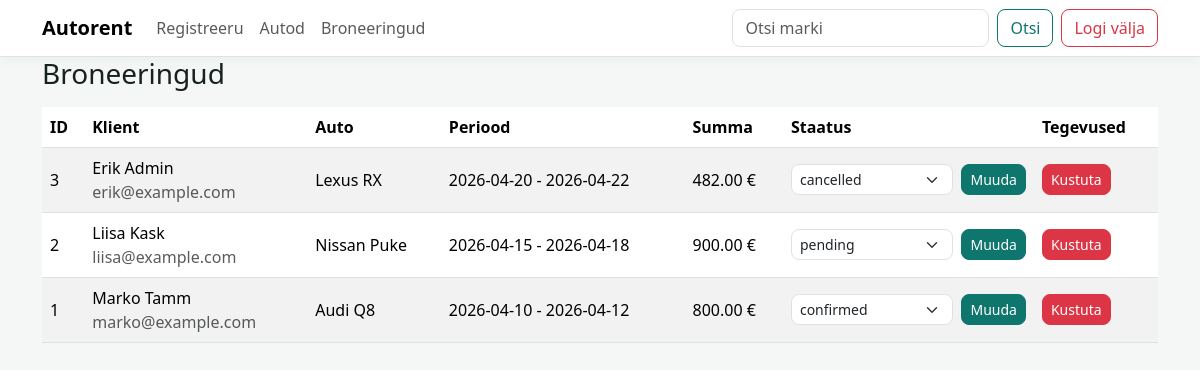
Page /admin/reservations.php (signed in) on the committed database.
### tables this page shows
CREATE TABLE `reservations` (
  `id` int(11) NOT NULL AUTO_INCREMENT,
  `user_id` int(11) NOT NULL,
  `car_id` int(11) NOT NULL,
  `start_date` date NOT NULL,
  `end_date` date NOT NULL,
  `total_price` decimal(10,2) NOT NULL,
  `status` enum('pending','confirmed','cancelled') NOT NULL DEFAULT 'pending',
  PRIMARY KEY (`id`),
  KEY `fk_reservations_user` (`user_id`),
  KEY `fk_reservations_car` (`car_id`),
  CONSTRAINT `fk_reservations_car` FOREIGN KEY (`car_id`) REFERENCES `cars` (`id`) ON DELETE CASCADE,
  CONSTRAINT `fk_reservations_user` FOREIGN KEY (`user_id`) REFERENCES `users` (`id`) ON DELETE CASCADE
);

CREATE TABLE `users` (
  `id` int(11) NOT NULL AUTO_INCREMENT,
  `role` enum('admin','user') NOT NULL DEFAULT 'user',
  `first_name` varchar(100) NOT NULL,
  `last_name` varchar(100) NOT NULL,
  `email` varchar(150) NOT NULL,
  `phone` varchar(50) NOT NULL,
  `password_hash` varchar(255) NOT NULL,
  `created_at` timestamp NULL DEFAULT current_timestamp(),
  PRIMARY KEY (`id`)
);

CREATE TABLE `cars` (
  `id` int(10) NOT NULL AUTO_INCREMENT,
  `mark` varchar(255) NOT NULL,
  `model` varchar(255) NOT NULL,
  `engine` varchar(255) NOT NULL,
  `fuel` varchar(255) NOT NULL,
  `price` int(4) NOT NULL,
  PRIMARY KEY (`id`)
);

### functions.php (called while the page is built, shortened)
<?php
function e($value) {
    return htmlspecialchars((string)$value, ENT_QUOTES, 'UTF-8');
}
?>

### admin/reservations.php (the view, shortened to what this page needs)
<?php
include('../config.php');
$sql = 'SELECT r.id, r.start_date, r.end_date, r.total_price, r.status,
               u.first_name, u.last_name, u.email,
               c.mark, c.model
        FROM reservations r
        JOIN users u ON r.user_id = u.id
        JOIN cars c ON r.car_id = c.id
        ORDER BY r.start_date DESC, r.id DESC';
$stmt = mysqli_prepare($yhendus, $sql);
mysqli_stmt_execute($stmt);
$reservations = mysqli_stmt_get_result($stmt);
?>
<?php include('../header.php'); ?>
<main class="container">
  <h1 class="h3 mb-3">Broneeringud</h1>
  <div class="table-responsive">
    <table class="table table-striped align-middle">
      <thead>
        <tr>
          <th>ID</th>
          <th>Klient</th>
          <th>Auto</th>
          <th>Periood</th>
          <th>Summa</th>
          <th>Staatus</th>
          <th>Tegevused</th>
        </tr>
      </thead>
      <tbody>
        <?php while ($reservation = mysqli_fetch_assoc($reservations)) { ?>
          <tr>
            <td><?php echo e($reservation['id']); ?></td>
            <td>
              <?php echo e($reservation['first_name'] . ' ' . $reservation['last_name']); ?><br>
              <span class="text-muted"><?php echo e($reservation['email']); ?></span>
            </td>
            <td><?php echo e($reservation['mark'] . ' ' . $reservation['model']); ?></td>
            <td><?php echo e($reservation['start_date']); ?> - <?php echo e($reservation['end_date']); ?></td>
            <td><?php echo e($reservation['total_price']); ?> €</td>
            <td>
              <form method="post" action="reservations.php" class="d-flex gap-2">
                <select name="status" class="form-select form-select-sm">
                  <?php foreach (['pending', 'confirmed', 'cancelled'] as $status) { ?>
                    <option value="<?php echo e($status); ?>" <?php echo $reservation['status'] === $status ? 'selected' : ''; ?>><?php echo e($status); ?></option>
                  <?php } ?>
                </select>
                <button class="btn btn-sm btn-primary" type="submit">Muuda</button>
              </form>
            </td>
            <td>
              <form method="post" action="reservations.php" onsubmit="return confirm('Kas kustutan broneeringu?');">
                <button class="btn btn-sm btn-danger" type="submit" name="delete" value="1">Kustuta</button>
              </form>
            </td>
          </tr>
        <?php } ?>
      </tbody>
    </table>
  </div>
</main>
  </body>
</html>

### style.css (style rules this page uses)
:root { --brand: #0f766e; --brand-dark: #134e4a; --brand-soft: #ccfbf1; --ink: #17221f; --muted: #66736f; --line: #dfe7e3; --page: #f4f7f5; }
body { background: var(--page); color: var(--ink); }
.btn-primary { background-color: var(--brand); border-color: var(--brand); }
.btn { border-radius: 8px; }
.form-control, .form-select { border-radius: 8px; }

### rows in the picture
reservations: id "3", user.last_name "Erik Admin", user.email "erik@example.com", car.model "Lexus RX", start_date "2026-04-20", end_date "2026-04-22", total_price "482.00"
reservations: id "2", user.last_name "Liisa Kask", user.email "liisa@example.com", car.model "Nissan Puke", start_date "2026-04-15", end_date "2026-04-18", total_price "900.00"
reservations: id "1", user.last_name "Marko Tamm", user.email "marko@example.com", car.model "Audi Q8", start_date "2026-04-10", end_date "2026-04-12", total_price "800.00"

### other values in the picture
form field status "cancelled"
form field status "pending"
form field status "confirmed"
